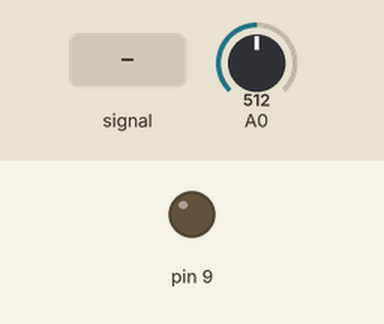
This sketch was run on a simulated Arduino Uno, built with avr-gcc and run on an emulated ATmega328P. Parts: output pins drawn as LEDs (lit = HIGH). The test bench sets the inputs (shaded band); at power-on: A0 = 512. What the sketch prints to the serial monitor is not drawn.

Above: at 0.01 s.
At 1.2 s:
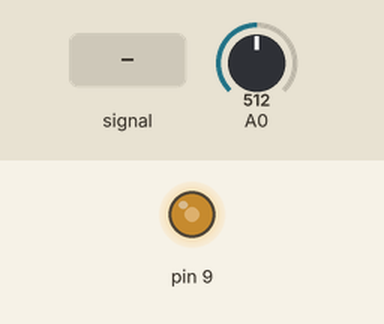
1.3 s: A0 fed a 200 Hz sine of ±81 counts around its level
2.9 s: A0 set to 716
4.9 s: A0 set to 900
Timing chart, 0 to 7.9 s (numbered marks = the images above; inputs shaded):
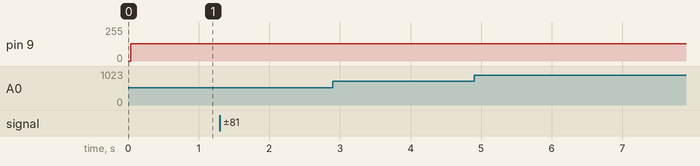

The sketch:

arduino_square_wave.ino
```cpp
#define steps 150
int tag = 1024;
int amp1, amp2;

void setup () {
  pinMode (9, OUTPUT);
  TCCR1A = 0;
  TCCR1B = 0;
  TCCR1A |= (1 << COM1A0);   // Toggle OC1A on Compare Match.
  TCCR1B |= (1 << WGM12);    // CTC mode
  Serial.begin(38400);
}

void loop () {

    sendToPC(&tag); // 设置标识符

    for (int i = 0; i < steps; i++) {
      TCCR1B &= 0xFE; // turns off timer
      TCNT1 = 0;      // resets timer counter register
      OCR1A = i;      // changes frequency step
      TCCR1B |= 0x01; // turns on timer
      amp1 = analogRead(0);
      delayMicroseconds(10);
      sendToPC(&amp1);
//      Serial.print(i,DEC);
//      Serial.print(" ");
//      Serial.println(analogRead(0), DEC);
    }
//    delayMicroseconds(10);
//    for (int i = 0; i < steps; i++) {
//      TCCR1B &= 0xFE; // turns off timer
//      TCNT1 = 0;      // resets timer counter register
//      OCR1A = i;      // changes frequency step
//      TCCR1B |= 0x01; // turns on timer
//      amp2 = analogRead(1);
//      delayMicroseconds(10);
//      sendToPC(&amp2);
////      Serial.print(i,DEC);
////      Serial.print(" ");
////      Serial.println(analogRead(1), DEC);
//    }
}

void sendToPC(int* data) {
  byte* byteData = (byte*)(data);
  Serial.write(byteData, 2);
}

void sendToPC(double* data) {
  byte* byteData = (byte*)(data);
  Serial.write(byteData, 4);
}
```

Measured:
- after the input at 1.3 s, every drawn part: stays the same
- after the input at 2.9 s, every drawn part: stays the same
- after the input at 4.9 s, every drawn part: stays the same
